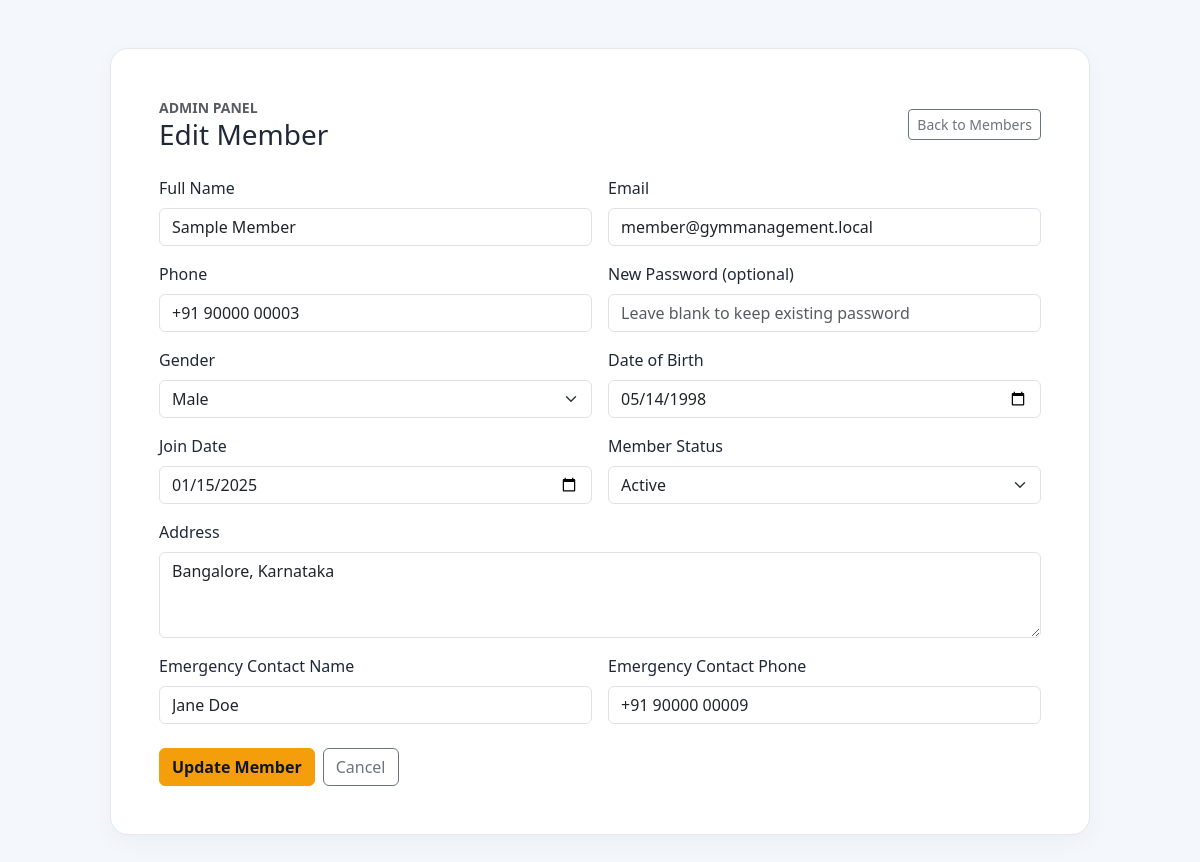
The page /admin/members/edit.php?id=1 (signed in) on the database its author committed.
### tables this page shows
CREATE TABLE members (
    id INT UNSIGNED NOT NULL AUTO_INCREMENT,
    user_id INT UNSIGNED NOT NULL,
    gender ENUM('male', 'female', 'other') DEFAULT NULL,
    date_of_birth DATE DEFAULT NULL,
    address TEXT DEFAULT NULL,
    emergency_contact_name VARCHAR(150) DEFAULT NULL,
    emergency_contact_phone VARCHAR(20) DEFAULT NULL,
    profile_photo VARCHAR(255) DEFAULT NULL,
    join_date DATE NOT NULL,
    status ENUM('active', 'inactive', 'paused') NOT NULL DEFAULT 'active',
    created_at TIMESTAMP DEFAULT CURRENT_TIMESTAMP,
    updated_at TIMESTAMP DEFAULT CURRENT_TIMESTAMP ON UPDATE CURRENT_TIMESTAMP,
    PRIMARY KEY (id),
    UNIQUE KEY uq_members_user_id (user_id),
    KEY idx_members_status (status),
    KEY idx_members_join_date (join_date),
    CONSTRAINT fk_members_user
        FOREIGN KEY (user_id) REFERENCES users(id)
        ON DELETE CASCADE
        ON UPDATE CASCADE
);

CREATE TABLE users (
    id INT UNSIGNED NOT NULL AUTO_INCREMENT,
    full_name VARCHAR(150) NOT NULL,
    email VARCHAR(150) NOT NULL,
    phone VARCHAR(20) DEFAULT NULL,
    password_hash VARCHAR(255) NOT NULL,
    role ENUM('admin', 'trainer', 'member') NOT NULL,
    status ENUM('active', 'inactive', 'pending') NOT NULL DEFAULT 'pending',
    created_at TIMESTAMP DEFAULT CURRENT_TIMESTAMP,
    updated_at TIMESTAMP DEFAULT CURRENT_TIMESTAMP ON UPDATE CURRENT_TIMESTAMP,
    PRIMARY KEY (id),
    UNIQUE KEY uq_users_email (email),
    KEY idx_users_role (role),
    KEY idx_users_status (status)
);

### admin/members/edit.php (the view, shortened to what this page needs)
<?php
$memberId = isset($_GET['id']) ? max(0, (int) $_GET['id']) : 0;
$pdo = getDatabaseConnection();
$memberStmt = $pdo->prepare('SELECT m.id AS member_id, u.id AS user_id, u.full_name, u.email, u.phone, m.gender, m.date_of_birth, m.address, m.emergency_contact_name, m.emergency_contact_phone, m.join_date, m.status FROM members m LEFT JOIN users u ON u.id = m.user_id WHERE m.id = :member_id LIMIT 1');
$memberStmt->execute([':member_id' => $memberId]);
$member = $memberStmt->fetch();
$formData = [
    'member_id' => $memberId,
    'full_name' => $member['full_name'] ?? '',
    'email' => $member['email'] ?? '',
    'phone' => $member['phone'] ?? '',
    'gender' => $member['gender'] ?? '',
    'date_of_birth' => $member['date_of_birth'] ?? '',
    'address' => $member['address'] ?? '',
    'emergency_contact_name' => $member['emergency_contact_name'] ?? '',
    'emergency_contact_phone' => $member['emergency_contact_phone'] ?? '',
    'join_date' => $member['join_date'] ?? '',
    'status' => $member['status'] ?? 'active',
    'password' => '',
];
?>
<!DOCTYPE html>
<html lang="en">
<head>
    <link href="https://cdn.jsdelivr.net/npm/bootstrap@5.3.3/dist/css/bootstrap.min.css" rel="stylesheet">
    <link rel="stylesheet" href="<?php echo htmlspecialchars(BASE_URL, ENT_QUOTES, 'UTF-8'); ?>/assets/css/style.css">
</head>
<body>
    <div class="container py-5">
        <div class="dashboard-card p-4 p-lg-5 mx-auto" style="max-width: 980px;">
            <div class="d-flex justify-content-between align-items-center flex-wrap gap-3 mb-4">
                <div>
                    <div class="text-muted small text-uppercase fw-semibold">Admin Panel</div>
                    <h3 class="mb-0">Edit Member</h3>
                </div>
                <a href="<?php echo htmlspecialchars(BASE_URL, ENT_QUOTES, 'UTF-8'); ?>/admin/members/index.php" class="btn btn-outline-secondary btn-sm">Back to Members</a>
            </div>
            <form method="post" novalidate>
                <div class="row g-3">
                    <div class="col-md-6">
                        <label class="form-label">Full Name</label>
                        <input type="text" class="form-control" name="full_name" value="<?php echo htmlspecialchars($formData['full_name'], ENT_QUOTES, 'UTF-8'); ?>" required>
                    </div>
                    <div class="col-md-6">
                        <label class="form-label">Email</label>
                        <input type="email" class="form-control" name="email" value="<?php echo htmlspecialchars($formData['email'], ENT_QUOTES, 'UTF-8'); ?>" required>
                    </div>
                    <div class="col-md-6">
                        <label class="form-label">Phone</label>
                        <input type="text" class="form-control" name="phone" value="<?php echo htmlspecialchars($formData['phone'], ENT_QUOTES, 'UTF-8'); ?>" placeholder="Optional">
                    </div>
                    <div class="col-md-6">
                        <label class="form-label">New Password (optional)</label>
                        <input type="password" class="form-control" name="password" minlength="8" placeholder="Leave blank to keep existing password">
                    </div>
                    <div class="col-md-6">
                        <label class="form-label">Gender</label>
                        <select class="form-select" name="gender">
                            <option value="male" <?php echo $formData['gender'] === 'male' ? 'selected' : ''; ?>>Male</option>
                        </select>
                    </div>
                    <div class="col-md-6">
                        <label class="form-label">Date of Birth</label>
                        <input type="date" class="form-control" name="date_of_birth" value="<?php echo htmlspecialchars($formData['date_of_birth'], ENT_QUOTES, 'UTF-8'); ?>">
                    </div>
                    <div class="col-md-6">
                        <label class="form-label">Join Date</label>
                        <input type="date" class="form-control" name="join_date" value="<?php echo htmlspecialchars($formData['join_date'], ENT_QUOTES, 'UTF-8'); ?>" required>
                    </div>
                    <div class="col-md-6">
                        <label class="form-label">Member Status</label>
                        <select class="form-select" name="status">
                            <option value="active" <?php echo $formData['status'] === 'active' ? 'selected' : ''; ?>>Active</option>
                        </select>
                    </div>
                    <div class="col-12">
                        <label class="form-label">Address</label>
                        <textarea class="form-control" name="address" rows="3"><?php echo htmlspecialchars($formData['address'], ENT_QUOTES, 'UTF-8'); ?></textarea>
                    </div>
                    <div class="col-md-6">
                        <label class="form-label">Emergency Contact Name</label>
                        <input type="text" class="form-control" name="emergency_contact_name" value="<?php echo htmlspecialchars($formData['emergency_contact_name'], ENT_QUOTES, 'UTF-8'); ?>">
                    </div>
                    <div class="col-md-6">
                        <label class="form-label">Emergency Contact Phone</label>
                        <input type="text" class="form-control" name="emergency_contact_phone" value="<?php echo htmlspecialchars($formData['emergency_contact_phone'], ENT_QUOTES, 'UTF-8'); ?>">
                    </div>
                    <div class="col-12 mt-4 d-flex gap-2">
                        <button type="submit" class="btn btn-primary">Update Member</button>
                        <a href="index.php" class="btn btn-outline-secondary">Cancel</a>
                    </div>
                </div>
            </form>
        </div>
    </div>
</body>
</html>

### assets/css/style.css (style rules this page uses)
:root { --primary: #0f172a; --secondary: #f59e0b; --accent: #22c55e; --light-bg: #f8fafc; --text: #1f2937; --muted: #6b7280; --white: #ffffff; --border: #e5e7eb; }
body { font-family: 'Segoe UI', Tahoma, Geneva, Verdana, sans-serif; background-color: var(--light-bg); color: var(--text); }
.btn-primary { background-color: var(--secondary); border-color: var(--secondary); color: var(--primary); font-weight: 600; }

### admin/members/edit.php (style rules this page uses)
body { background: #f4f7fb; min-height: 100vh; }
.dashboard-card { border: 1px solid #e5e7eb; border-radius: 18px; background: #fff; box-shadow: 0 8px 24px rgba(15, 23, 42, 0.04); }

### rows shown on the page
members: full_name "Sample Member", email "member@gymmanagement.local", phone "+91 90000 00003", gender "Male", date_of_birth "05/14/1998", join_date "01/15/2025", status "Active", address "Bangalore, Karnataka", emergency_contact_name "Jane Doe", emergency_contact_phone "+91 90000 00009"
